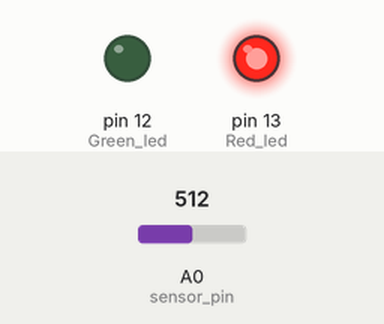
This sketch was run on a simulated Arduino Uno, built with avr-gcc and run on an emulated ATmega328P. Shown: output pins drawn as LEDs (lit = HIGH). The inputs (shaded band) are chosen by the test bench; at power-on: A0 (sensor_pin) = 512.

Above: at 1.2 s.
1.3 s: A0 (sensor_pin) set to 414
2.8 s: A0 (sensor_pin) set to 384
At 3.3 s:
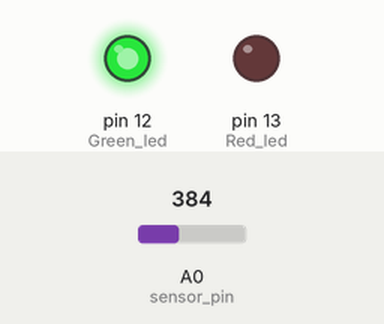
4.3 s: A0 (sensor_pin) set to 410
At 5.5 s:
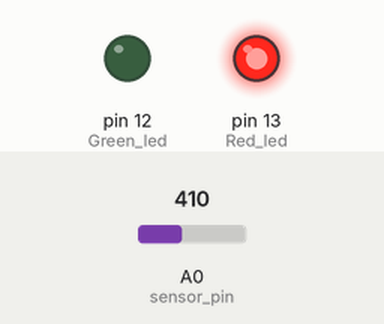
5.8 s: A0 (sensor_pin) set to 390
At 7.0 s:
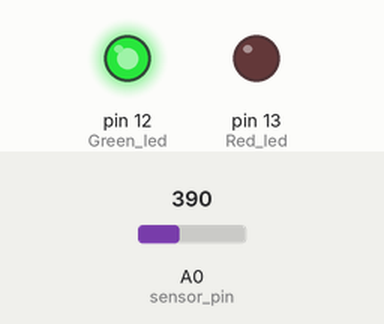
Timing chart, 0 to 8.3 s (numbered marks = the images above; inputs shaded):
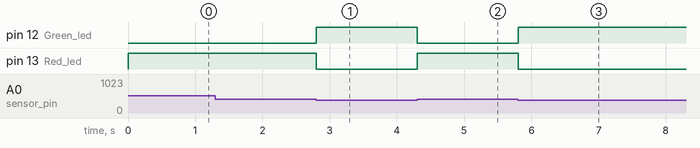

Measured:
- the behaviour switches between 401 and 400 on A0 (sensor_pin) (found by bisection; images 0 and 1)
- after the input at 1.3 s, every drawn part: stays the same
- after the input at 2.8 s, pin 12 (Green_led): LOW → HIGH at once; pin 13 (Red_led): HIGH → LOW at once
- after the input at 4.3 s, pin 12 (Green_led): HIGH → LOW at once; pin 13 (Red_led): LOW → HIGH at once
- after the input at 5.8 s, pin 12 (Green_led): LOW → HIGH at once; pin 13 (Red_led): HIGH → LOW at once

The sketch:

Gas_Detection_Project.ino
```cpp
//By: Vansh Jasodani- vanshjasodani.github.io
//For doubts refer to: https://youtu.be/SJV51kScJLg?si=vOsJxIxJWNAFxzKZ
int Red_led = 13;
int Green_led = 12;
int sensor_pin = A0;
int sensor_thres = 400;


void setup() {
  // put your setup code here, to run once:
pinMode(Red_led,OUTPUT);
pinMode(Green_led,OUTPUT);
pinMode(sensor_pin,INPUT);

}

void loop() {
  // put your main code here, to run repeatedly:
int Gas_value= analogRead(A0);
if (Gas_value > sensor_thres){

  digitalWrite(Red_led,HIGH);
  digitalWrite(Green_led,LOW);

}
else{
  digitalWrite(Red_led,LOW);
  digitalWrite(Green_led,HIGH);

}
delay(100);
}
```
